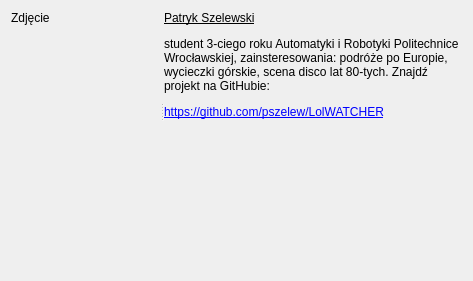
<?xml version="1.0" encoding="UTF-8"?>
<ui version="4.0">
 <class>Author</class>
 <widget class="QDialog" name="Author">
  <property name="geometry">
   <rect>
    <x>0</x>
    <y>0</y>
    <width>473</width>
    <height>281</height>
   </rect>
  </property>
  <property name="windowTitle">
   <string>O autorze</string>
  </property>
  <layout class="QVBoxLayout" name="verticalLayout">
   <item>
    <widget class="QSplitter" name="splitter">
     <property name="orientation">
      <enum>Qt::Horizontal</enum>
     </property>
     <property name="opaqueResize">
      <bool>true</bool>
     </property>
     <property name="childrenCollapsible">
      <bool>true</bool>
     </property>
     <widget class="QLabel" name="label_pict">
      <property name="minimumSize">
       <size>
        <width>100</width>
        <height>100</height>
       </size>
      </property>
      <property name="text">
       <string>Zdjęcie</string>
      </property>
      <property name="alignment">
       <set>Qt::AlignLeading|Qt::AlignLeft|Qt::AlignTop</set>
      </property>
     </widget>
     <widget class="QLabel" name="label">
      <property name="minimumSize">
       <size>
        <width>200</width>
        <height>200</height>
       </size>
      </property>
      <property name="text">
       <string>&lt;html&gt;&lt;head/&gt;&lt;body&gt;&lt;p&gt;&lt;span style=&quot; text-decoration: underline;&quot;&gt;Patryk Szelewski&lt;/span&gt;&lt;/p&gt;&lt;p&gt;student 3-ciego roku Automatyki i Robotyki Politechnice Wrocławskiej, zainsteresowania: podróże po Europie, wycieczki górskie, scena disco lat 80-tych. Znajdź projekt na GitHubie:&lt;/p&gt;&lt;p&gt;&lt;a href=&quot;https://github.com/pszelew/LolWATCHER&quot;&gt;&lt;span style=&quot; text-decoration: underline; color:#0000ff;&quot;&gt;https://github.com/pszelew/LolWATCHER&lt;/span&gt;&lt;/a&gt;&lt;/p&gt;&lt;/body&gt;&lt;/html&gt;</string>
      </property>
      <property name="alignment">
       <set>Qt::AlignLeading|Qt::AlignLeft|Qt::AlignTop</set>
      </property>
      <property name="wordWrap">
       <bool>true</bool>
      </property>
     </widget>
    </widget>
   </item>
   <item>
    <widget class="QLabel" name="label_qt">
     <property name="text">
      <string/>
     </property>
     <property name="alignment">
      <set>Qt::AlignBottom|Qt::AlignHCenter</set>
     </property>
    </widget>
   </item>
  </layout>
 </widget>
 <resources/>
 <connections/>
</ui>
